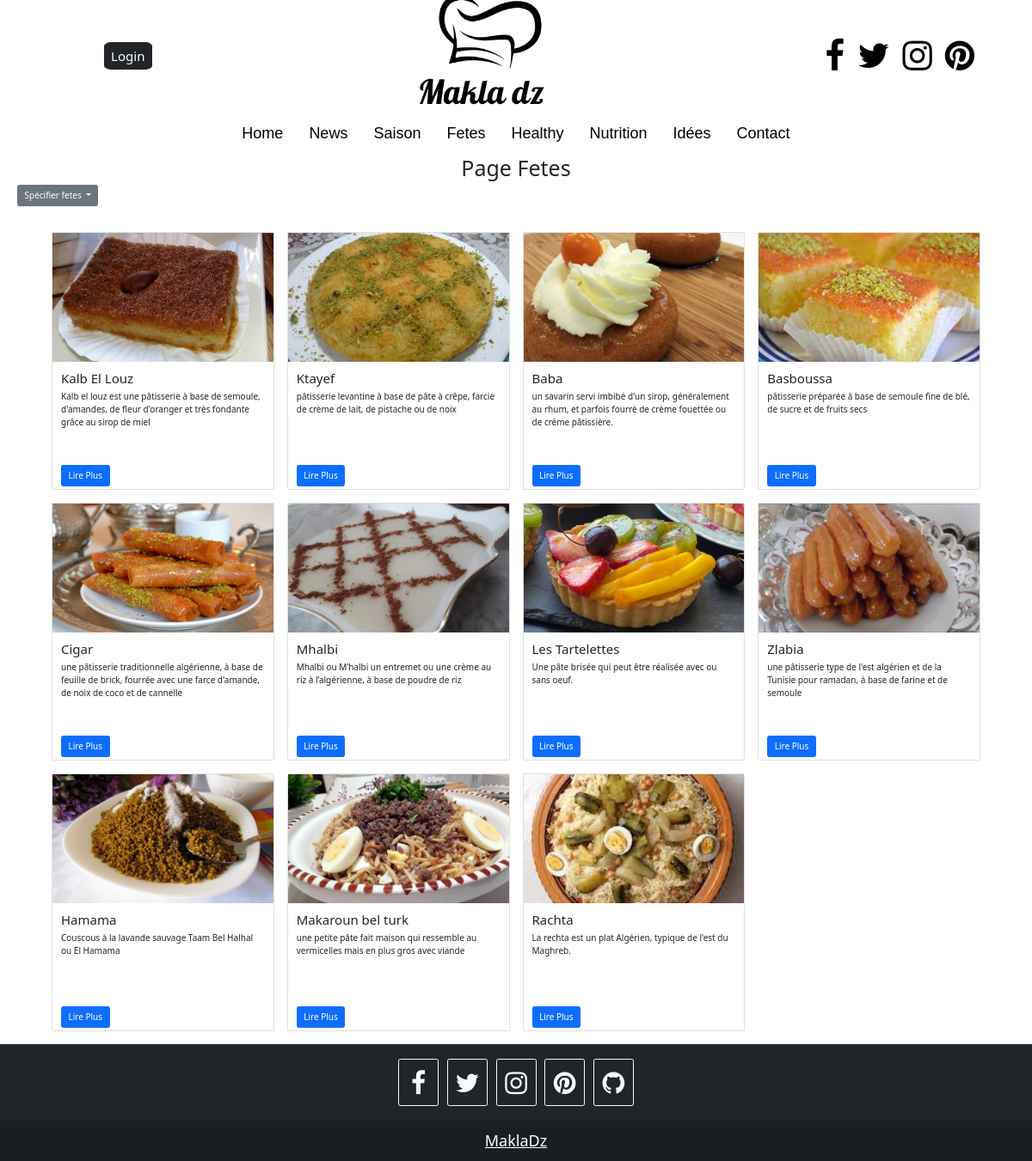
The page /Router/Fetes.php on the database its author committed.
### tables this page shows
CREATE TABLE IF NOT EXISTS `recette` (
  `titre` varchar(100) NOT NULL,
  `categorie` enum('entree','plat','desert','boisson') NOT NULL,
  `valider` bit(1) NOT NULL,
  `userid` int(50) DEFAULT NULL,
  `image` varchar(500) DEFAULT NULL,
  `ddescription` text NOT NULL,
  `description` mediumtext NOT NULL,
  `tpreparation` time NOT NULL,
  `trepos` time NOT NULL,
  `tcuisson` time NOT NULL,
  `notation` tinyint(4) NOT NULL,
  `defficulte` enum('Facile','Moyenne','Difficile') NOT NULL,
  `fetes` set('Mariage','Mouloud','Circoncision','Aid','Achoura','Ramdan') DEFAULT NULL,
  `video` varchar(500) DEFAULT NULL,
  `nbCalorie` float(12,6) DEFAULT NULL,
  `display` tinyint(1) DEFAULT NULL,
  PRIMARY KEY (`titre`),
  KEY `userid` (`userid`)
);

### Controller/recipiesController.php (called while the page is built, shortened)
<?php
require_once('../Modele/recipiesModele.php');
require_once('../View/clientview.php');
class RecipiesController{
    function getCurrentSaison(){
        $d=date("Y/m/d");
        switch(strval($d[5].$d[6])){
            case 6:case 7:case 8: return 'Ete';
            break;
        }
    }
    public function getFetesRecipies($fete){
    $modele=new RecipiesModele();
    $arr=$modele->getFetesRecipies();
    $result=[];
    if($fete=="tous")
    return $arr;
    else {
    foreach($arr as $x)
    {
        if(strpos($x['fetes'],$fete)!== false)
        array_push($result,$x);
    }
    return $result;
}}
    public function showFetes($fetes){
        $view=new ClientView();
        $view->header();
        $view->navbar();
        $view->showFetes($fetes);
       $view->footer();
    }
}
?>

### Router/Fetes.php (called while the page is built)
<?php
require_once('../Controller/recipiesController.php');
$x=new RecipiesController();
$x->showFetes($_GET['requestedFetes']);
?>

### Modele/recipiesModele.php (called while the page is built, shortened)
<?php
class RecipiesModele{
 private $servername = "127.0.0.1";
private $dbname = "projet";
private $username = "root";
private $password = "";
private function cnx($servername,$dbname,$username,$password){
    $dsn="mysql:host=$servername; dbname=$dbname;";
    try {
    $conn = new PDO($dsn,$username, $password);     }
    catch(PDOException $e) {
    echo "connection failed" . $e->getMessage();}
    return $conn;
}
    public function getFetesRecipies(){
        $c=$this->cnx($this->servername,$this->dbname,$this->username,$this->password);
    $q="SELECT * FROM recette where fetes<>'' and valider=1";
     $stmt = $c->prepare($q);
    $stmt->execute();
    return $stmt->fetchAll();
    }
}
?>

### View/clientview.php (the view, shortened to what this page needs)
<?php
require_once("../Controller/recipiesController.php");
class ClientView{
public function header(){
echo '
<!Doctype html>
<html lang="en">
<head>
    <title>MaklaDz</title>
    <meta http-equiv="pragma" content="no-cache">
    <meta name="description" content="un site web pour les recettes ">
    <meta name="viewport" content="width=device-width, initial-scale=1,
            shrink-to-fit=yes">
    <link href="../styles.css" rel="stylesheet">
    <link rel="stylesheet" href="https://cdnjs.cloudflare.com/ajax/libs/font-awesome/4.7.0/css/font-awesome.min.css">
    <meta charset="utf-8">
    <link href="https://cdn.jsdelivr.net/npm/bootstrap@5.0.2/dist/css/bootstrap.min.css" rel="stylesheet"
>
    <script src="https://cdn.jsdelivr.net/npm/bootstrap@5.0.2/dist/js/bootstrap.bundle.min.js"
>
    </script>
    <script src="https://smtpjs.com/v3/smtp.js"></script>
    <script src="https://ajax.googleapis.com/ajax/libs/jquery/3.6.1/jquery.min.js"></script>
<script src="../jquery.js"></script>
<script src="../jquery-3.6.1.min.js"></script>
<script src="../scripts.js"></script>
</head>';
}
public function navbar(){
    $x=new RecipiesController();
echo '
<body>
    <div class="navbar1">';
    if(isset($_SESSION['user']) || isset($_SESSION['admin'])){
                echo '<a class=" btn btn-dark connectButton "  href="Loggout.php" >Logg Out</a>';
            }
            else
    echo '
        <a class=" btn btn-dark connectButton "  href="Login.php" >Login</a>';
        echo '<img src="../media/images/logo/websitelogo.png" class="rounded" alt="www.Makla.dz">
        <div class="socialmedia">
            <a href="#" class="fa fa-facebook"></a>
            <a href="#" class="fa fa-twitter"></a>
            <a href="#" class="fa fa-instagram"></a>
            <a href="#" class="fa fa-pinterest"></a>
        </div>
    </div>';
    if(isset($_SESSION['admin'])){
      echo '
    <nav class="container-fluid navbar-fixed-top">
        <div class="navbar2">
            <a href="AdminHome.php">Home</a>
            <a href="AllNews.php">News</a>
            <a href="GestionRecetteTrie.php">Recettes</a>
            <a href="Nutrition.php">Nutrition</a>
            <a href="idee.php">Utilisateurs</a>
            <a href="idee.php">Paramètre</a>
       </div>
    </nav>
    <main>';
    }else{
    echo '
    <nav class="container-fluid navbar-fixed-top">
        <div class="navbar2">
            <a href="index.php">Home</a>
            <a href="AllNews.php">News</a>
            <a href="Saison.php?requestedSaison='.$x->getCurrentSaison().'">Saison</a>
            <a href="Fetes.php?requestedFetes=tous">Fetes</a>
            <a href="Healthy.php">Healthy</a>
            <a href="Nutrition.php">Nutrition</a>
            <a href="idee.php">Idées</a>
            <a href="Contact.php">Contact</a>';
       echo ' </div>
    </nav>
    <main>';}
    }
public function card($x,$recipies){
     echo "<div class='col-sm mb-4'>
        <div class='card'>
            <img class='img-fluid' alt='100%x280' src=\"..\/".$recipies[$x]['image']."\">
            <div class='card-body'>
                <h4 class='card-title'>".$recipies[$x]['titre']."</h4>
                <p class='card-text'>".$recipies[$x]['ddescription']."</p>
                 <a href=\"Recette.php?requestedRecipie=".$recipies[$x]['titre']."\" class='ReadMore btn btn-primary'>Lire Plus</a>
                 </div>
        </div>
    </div>";
}
    public function footer(){echo '
         </main>
        <footer class="bg-dark text-center text-white">
  <div class="container p-4 pb-0">
    <section class="mb-4">
      <a class="btn btn-outline-light btn-floating m-1" href="#!" role="button"><i class="fa fa-facebook"></i></a>
      <a class="btn btn-outline-light btn-floating m-1" href="#!" role="button"><i class="fa fa-twitter"></i></a>
      <a class="btn btn-outline-light btn-floating m-1" href="#!" role="button"><i class="fa fa-instagram"></i ></a>
      <a class="btn btn-outline-light btn-floating m-1" href="#!" role="button"><i class="fa fa-pinterest"></i
      ></a>
      <a class="btn btn-outline-light btn-floating m-1" href="#!" role="button"
        ><i class="fa fa-github"></i
      ></a>
    </section>
  </div>
  <div class="text-center p-3" style="background-color: rgba(0, 0, 0, 0.2);">
    <a class="text-white" href="https://mdbootstrap.com/">MaklaDz</a>
  </div>
</footer>
</body>
</html>';
}
public function showFetes($fetes){
    $control=new RecipiesController();
    $recipies=$control->getFetesRecipies($fetes);
    echo '<center><h1> Page Fetes <h1></center>';
    echo '<div class="dropdown">
  <button class="btn btn-secondary dropdown-toggle" type="button" id="dropdownMenuButton1" data-bs-toggle="dropdown" aria-expanded="false">
    Spécifier fetes
  </button>
  <ul class="dropdown-menu" aria-labelledby="dropdownMenuButton1">
    <li><a class="dropdown-item" href="Fetes.php?requestedFetes=Mariage">Mariage</a></li>
    <li><a class="dropdown-item" href="Fetes.php?requestedFetes=Ramdan">Ramdan</a></li>
    <li><a class="dropdown-item" href="Fetes.php?requestedFetes=Achoura">Achoura</a></li>
    <li><a class="dropdown-item" href="Fetes.php?requestedFetes=Mouloud">Mouloud</a></li>
    <li><a class="dropdown-item" href="Fetes.php?requestedFetes=Aid">Aid</a></li>
    <li><a class="dropdown-item" href="Fetes.php?requestedFetes=Circoncision">Circoncision</a></li>
  </ul>
</div>';
     echo ' <section class="cardsdisplay "><div class="row row-cols-1 row-cols-md-4">';
    for($x=0;$x<count($recipies);$x++){
        echo $this->card($x,$recipies);
    }
    echo ' </div></section>';
}
}
?>

### styles.css (style rules this page uses)
html { font-size: 62.5%; box-sizing: border-box; }
body { margin: 0; padding: 0; }
a { text-decoration: none; }
h1 { margin-top: 0; font-size: 5rem; }
h4 { font-size: 2rem; }
nav { z-index: 1000; position: relative; width: 100%; overflow: auto; top: 0; padding: 0; margin: 0; }
footer { z-index: 1000; position: relative; width: 100%; overflow: auto; bottom: 0; padding: 0; margin: 0; font-size: large; text-decoration: none; }
footer a.btn { font-size: 30px; }
footer i { height: 30px; width: 30px; }
.socialmedia { display: flex; width: 10%; justify-content: space-between; align-items: center; gap: 15px; }
.socialmedia a { color: black; text-decoration: none; font-size: 40px; }
.navbar1 { display: flex; justify-content: space-around; align-items: center; height: 130px; background-color: white; }
.navbar1 img { height: 200px; width: 300px; background-color: red; }
.navbar2 { display: flex; top: 0; position: sticky; justify-content: center; align-items: center; margin: 0; padding: 0; overflow: hidden; top: 0; left: 0; right: 0; width: 100%; height: 50px; gap: 30px; background-color: white; }
.navbar2 a { text-decoration: none; color: black; font-size: large; font-family: sans-serif, Arial, Helvetica; border-left-style: solid 2px; }
.navbar1 .btn { font-size: 15px; border-radius: 15%; }
main { display: flex; flex-direction: column; flex-wrap: wrap; justify-content: center; align-items: center; max-width: 1400px; margin: 0; }
img { width: 100%; object-fit: cover; }
.cardsdisplay { margin-left: 5%; margin-right: 5%; }
.dropdown { align-self: flex-start; margin-left: 20px; margin-bottom: 30px; }
.card { border: solid; height: 300px; position: relative; }
.card img { height: 150px; }
.ReadMore { bottom: 3px; position: absolute; }

### rows shown on the page
recette: image (picture), titre "Kalb El Louz", ddescription "Kalb el louz est une pâtisserie à base de semoule, d'amandes, de fleur d'oranger et très fondante grâce au sirop de miel"
recette: image (picture), titre "Ktayef", ddescription "pâtisserie levantine à base de pâte à crêpe, farcie de crème de lait, de pistache ou de noix"
recette: image (picture), titre "Baba", ddescription "un savarin servi imbibé d'un sirop, généralement au rhum, et parfois fourré de crème fouettée ou de crème pâtissière."
recette: image (picture), titre "Basboussa", ddescription "pâtisserie préparée à base de semoule fine de blé, de sucre et de fruits secs"
recette: image (picture), titre "Cigar", ddescription "une pâtisserie traditionnelle algérienne, à base de feuille de brick, fourrée avec une farce d'amande, de noix de coco et de cannelle"
recette: image (picture), titre "Mhalbi", ddescription "Mhalbi ou M’halbi un entremet ou une crème au riz à l’algérienne, à base de poudre de riz"
recette: image (picture), titre "Les Tartelettes", ddescription "Une pâte brisée qui peut être réalisée avec ou sans oeuf."
recette: image (picture), titre "Zlabia", ddescription "une pâtisserie type de l'est algérien et de la Tunisie pour ramadan, à base de farine et de semoule"
recette: image (picture), titre "Hamama", ddescription "Couscous à la lavande sauvage Taam Bel Halhal ou El Hamama"
recette: image (picture), titre "Makaroun bel turk", ddescription "une petite pâte fait maison qui ressemble au vermicelles mais en plus gros avec viande"
recette: image (picture), titre "Rachta", ddescription "La rechta est un plat Algérien, typique de l'est du Maghreb."
